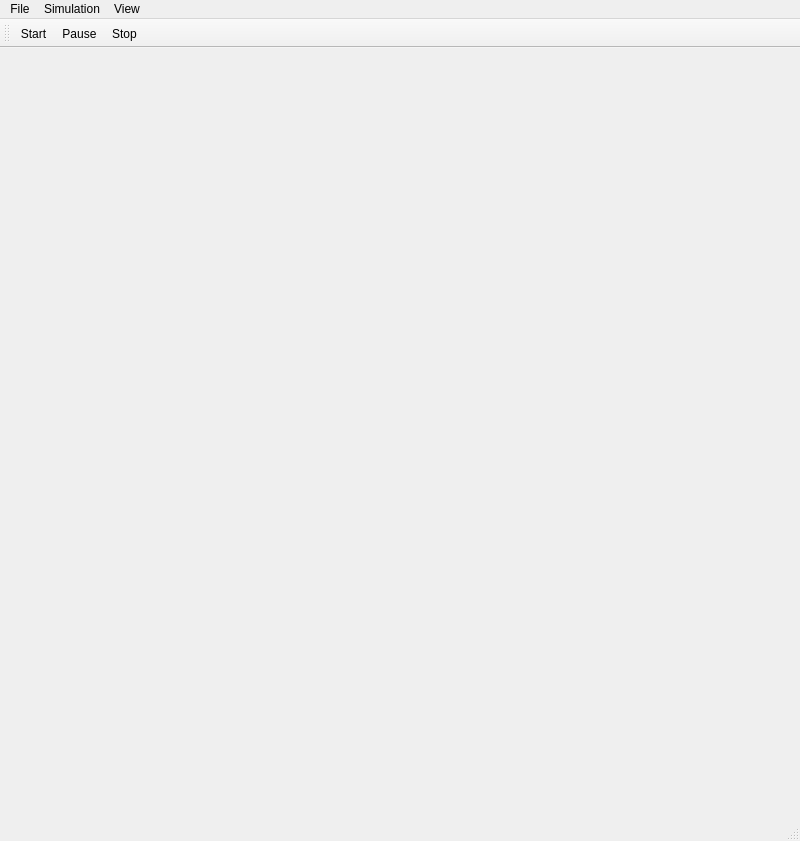
<?xml version="1.0" encoding="UTF-8"?>
<ui version="4.0">
 <class>MainWindow</class>
 <widget class="QMainWindow" name="MainWindow">
  <property name="geometry">
   <rect>
    <x>0</x>
    <y>0</y>
    <width>800</width>
    <height>841</height>
   </rect>
  </property>
  <property name="acceptDrops">
   <bool>true</bool>
  </property>
  <property name="windowTitle">
   <string>Trading Simulator</string>
  </property>
  <property name="unifiedTitleAndToolBarOnMac">
   <bool>true</bool>
  </property>
  <widget class="QWidget" name="centralwidget"/>
  <widget class="QMenuBar" name="menubar">
   <property name="geometry">
    <rect>
     <x>0</x>
     <y>0</y>
     <width>800</width>
     <height>20</height>
    </rect>
   </property>
   <widget class="QMenu" name="menuFile">
    <property name="title">
     <string>File</string>
    </property>
    <addaction name="separator"/>
    <addaction name="actionQuit"/>
   </widget>
   <widget class="QMenu" name="menuSimulation">
    <property name="title">
     <string>Simulation</string>
    </property>
    <addaction name="actionStart"/>
    <addaction name="actionPause"/>
    <addaction name="actionStop"/>
   </widget>
   <widget class="QMenu" name="menuView">
    <property name="title">
     <string>View</string>
    </property>
   </widget>
   <addaction name="menuFile"/>
   <addaction name="menuSimulation"/>
   <addaction name="menuView"/>
  </widget>
  <widget class="QStatusBar" name="statusbar"/>
  <widget class="QToolBar" name="toolBar">
   <property name="windowTitle">
    <string>toolBar</string>
   </property>
   <property name="toolButtonStyle">
    <enum>Qt::ToolButtonTextBesideIcon</enum>
   </property>
   <attribute name="toolBarArea">
    <enum>TopToolBarArea</enum>
   </attribute>
   <attribute name="toolBarBreak">
    <bool>false</bool>
   </attribute>
   <addaction name="actionStart"/>
   <addaction name="actionPause"/>
   <addaction name="actionStop"/>
  </widget>
  <action name="actionStart">
   <property name="icon">
    <iconset theme="media-playback-start">
     <normaloff/>
    </iconset>
   </property>
   <property name="text">
    <string>Start</string>
   </property>
   <property name="toolTip">
    <string>Begin the trading simulation</string>
   </property>
  </action>
  <action name="actionPause">
   <property name="icon">
    <iconset theme="media-playback-pause">
     <normaloff/>
    </iconset>
   </property>
   <property name="text">
    <string>Pause</string>
   </property>
   <property name="toolTip">
    <string>Pause the trading simulation</string>
   </property>
  </action>
  <action name="actionStop">
   <property name="icon">
    <iconset theme="media-playback-stop">
     <normaloff/>
    </iconset>
   </property>
   <property name="text">
    <string>Stop</string>
   </property>
   <property name="toolTip">
    <string>End the trading simulation</string>
   </property>
  </action>
  <action name="actionQuit">
   <property name="icon">
    <iconset theme="application-exit">
     <normaloff/>
    </iconset>
   </property>
   <property name="text">
    <string>Quit</string>
   </property>
   <property name="shortcut">
    <string>Ctrl+Q</string>
   </property>
  </action>
 </widget>
 <resources/>
 <connections>
  <connection>
   <sender>actionQuit</sender>
   <signal>triggered()</signal>
   <receiver>MainWindow</receiver>
   <slot>close()</slot>
   <hints>
    <hint type="sourcelabel">
     <x>-1</x>
     <y>-1</y>
    </hint>
    <hint type="destinationlabel">
     <x>399</x>
     <y>299</y>
    </hint>
   </hints>
  </connection>
 </connections>
</ui>
